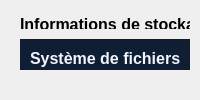
        <widget class="QWidget" name="pageStockage">
         <layout class="QVBoxLayout" name="verticalLayout_12" stretch="1,9,4">
          <property name="spacing">
           <number>10</number>
          </property>
          <property name="leftMargin">
           <number>20</number>
          </property>
          <property name="topMargin">
           <number>15</number>
          </property>
          <property name="rightMargin">
           <number>10</number>
          </property>
          <property name="bottomMargin">
           <number>2</number>
          </property>
          <item>
           <widget class="QGroupBox" name="conteneur_titreParMenu_5">
            <property name="styleSheet">
             <string notr="true">border:none;
background:transparent;</string>
            </property>
            <property name="title">
             <string/>
            </property>
            <widget class="QLabel" name="label_titreParMenu_5">
             <property name="geometry">
              <rect>
               <x>0</x>
               <y>0</y>
               <width>251</width>
               <height>18</height>
              </rect>
             </property>
             <property name="font">
              <font>
               <pointsize>12</pointsize>
               <bold>true</bold>
              </font>
             </property>
             <property name="text">
              <string>Informations de stockage</string>
             </property>
            </widget>
            <widget class="QLabel" name="label_descriptionParMenu_5">
             <property name="geometry">
              <rect>
               <x>0</x>
               <y>20</y>
               <width>391</width>
               <height>18</height>
              </rect>
             </property>
             <property name="text">
              <string>Détail des disques et système de fichers</string>
             </property>
            </widget>
           </widget>
          </item>
          <item>
           <widget class="QGroupBox" name="groupBox_23">
            <property name="styleSheet">
             <string notr="true">background-color:#101E34;
color:#F0F5FF;
border-radius: 20px;</string>
            </property>
            <property name="title">
             <string/>
            </property>
            <widget class="QLabel" name="label_titreParMenu_10">
             <property name="geometry">
              <rect>
               <x>10</x>
               <y>10</y>
               <width>251</width>
               <height>18</height>
              </rect>
             </property>
             <property name="font">
              <font>
               <pointsize>12</pointsize>
               <bold>true</bold>
              </font>
             </property>
             <property name="text">
              <string>Système de fichiers</string>
             </property>
            </widget>
            <widget class="QWidget" name="gridLayoutWidget_13">
             <property name="geometry">
              <rect>
               <x>10</x>
               <y>30</y>
               <width>1001</width>
               <height>221</height>
              </rect>
             </property>
             <layout class="QGridLayout" name="gridLayout_fs_2" columnstretch="1,0,2">
              <item row="0" column="2">
               <widget class="QLabel" name="label_26">
                <property name="font">
                 <font>
                  <bold>true</bold>
                 </font>
                </property>
                <property name="text">
                 <string>Utilisation en %</string>
                </property>
               </widget>
              </item>
              <item row="0" column="0">
               <widget class="QLabel" name="label_27">
                <property name="font">
                 <font>
                  <bold>true</bold>
                 </font>
                </property>
                <property name="text">
                 <string>Système de fichiers</string>
                </property>
               </widget>
              </item>
              <item row="0" column="1">
               <widget class="QLabel" name="label_28">
                <property name="font">
                 <font>
                  <bold>true</bold>
                 </font>
                </property>
                <property name="text">
                 <string>Utilisé en (Mo ou Go)</string>
                </property>
               </widget>
              </item>
             </layout>
            </widget>
           </widget>
          </item>
          <item>
           <widget class="QWidget" name="verticalWidget_16" native="true">
            <property name="styleSheet">
             <string notr="true">background: transparent;
border: none;</string>
            </property>
            <layout class="QVBoxLayout" name="verticalLayout_13"/>
           </widget>
          </item>
         </layout>
        </widget>
